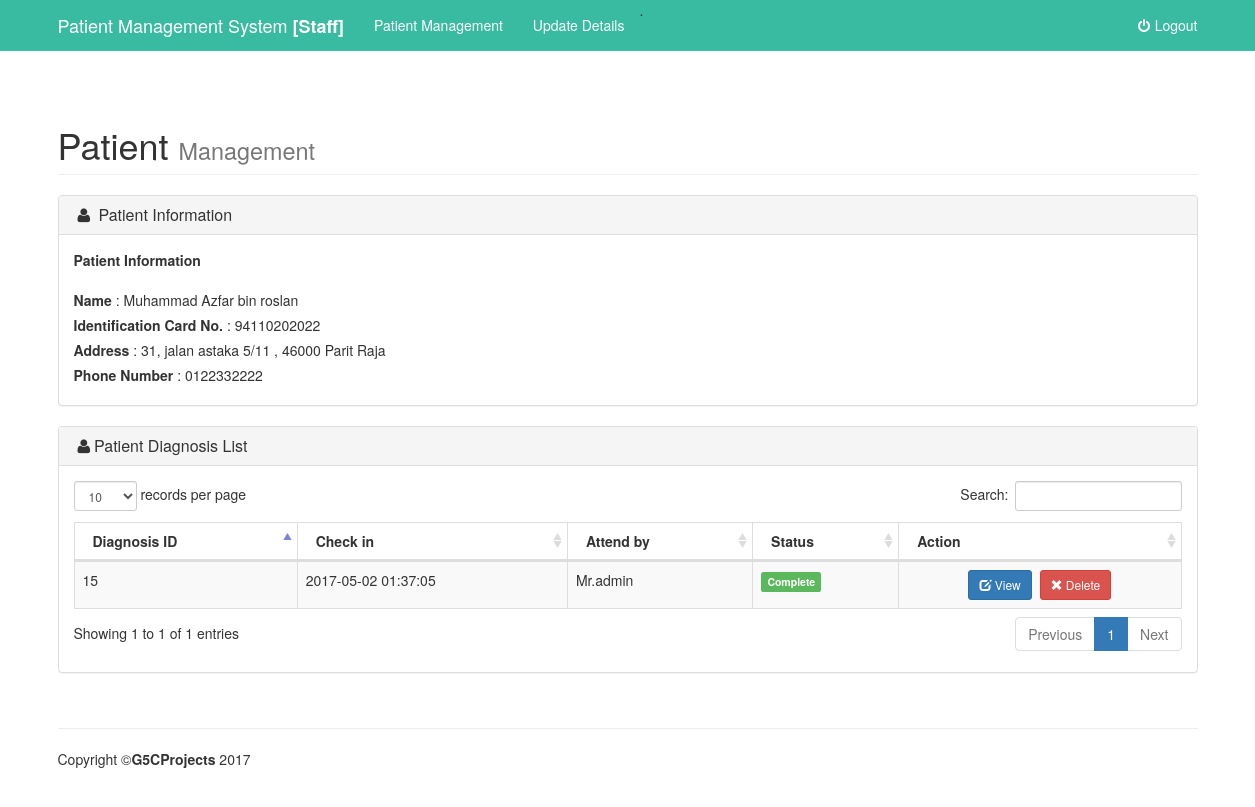
Screenshot of /staff/listdiagnosis.php?id=26 with the database file from the repository.
### tables this page shows
CREATE TABLE `patient` (
  `patientID` int(50) NOT NULL,
  `name` varchar(50) NOT NULL,
  `ic` varchar(15) NOT NULL,
  `address` varchar(50) NOT NULL,
  `phonenumber` varchar(13) NOT NULL
);

CREATE TABLE `diagnosis` (
  `diagnosisID` int(50) NOT NULL,
  `patientID` int(50) NOT NULL,
  `staffID` int(50) NOT NULL,
  `content` text NOT NULL,
  `medication` text NOT NULL,
  `checkin` timestamp NOT NULL DEFAULT CURRENT_TIMESTAMP ON UPDATE CURRENT_TIMESTAMP,
  `statusID` int(10) NOT NULL
);

CREATE TABLE `staffdetail` (
  `staffid` int(25) NOT NULL,
  `name` varchar(50) NOT NULL,
  `address` text NOT NULL,
  `notel` varchar(14) NOT NULL,
  `title` varchar(20) NOT NULL,
  `username` varchar(50) NOT NULL,
  `password` varchar(255) NOT NULL,
  `level` int(1) NOT NULL
);

CREATE TABLE `status` (
  `statusID` int(11) NOT NULL,
  `statusName` varchar(25) NOT NULL
);

### staff/listdiagnosis.php (the view, shortened to what this page needs)
 <?php
include '../include/db.php';
$transid = $_GET["id"];
if (isset($_GET["id"])) {
$sql2 = "SELECT DISTINCT d.diagnosisID as diagid, d.statusID as status,d.content,d.medication,d.checkin, s.name as drname, s.title as title,status.statusName as sname FROM diagnosis d join staffdetail s on d.staffID = s.staffid join status on d.statusID = status.statusID where d.patientID = '$transid'";
$result2 = mysqli_query($connect,$sql2);
$sql3 = "SELECT * FROM patient  where patientID = '$transid'";
$result = mysqli_query($connect,$sql3);
}?>
   <?php include "include/header.php"; ?>
    <div class="container">
       <div class="row">
                    <div class="col-lg-12">
                        <h1 class="page-header">
                            Patient <small>Management</small>
                        </h1>
                    </div>
                </div>
               <div class="row">
                    <div class="col-lg-12">
                        <div class="panel panel-default">
                            <div class="panel-heading">
                                <h3 class="panel-title"><i class="fa fa-user fa-fw"></i> <a  >Patient Information</a></h3>
                            </div>
                            <div class="panel-body">
                        <?php $total_rows = 1; while($row2 = mysqli_fetch_assoc($result)){  ?>
                        <Strong>Patient Information</Strong></br></br>
                                 <label>Name</label> :
                                   <?php echo $row2['name']; ?>
                                <label>Identification Card No.</label> :
                                          <?php echo $row2['ic']; ?>
                                <label>Address</label> :
                                         <?php echo $row2['address']; ?>
                                <label>Phone Number</label> :
                                           <?php echo $row2['phonenumber']; ?>
                        <?php } ?>
                    </div>
                        </div>
                    </div>
                </div>
               <div class="row">
                    <div class="col-lg-12">
                        <div class="panel panel-default">
                            <div class="panel-heading">
                                <h3 class="panel-title"><i class="fa fa-user fa-fw"></i>Patient Diagnosis List</h3>
                            </div>
                            <div class="panel-body">
                                <div class="dataTable_wrapper">
                                    <table class="table table-striped table-bordered table-hover" id="dataTables-example">
                                        <thead>
                                            <tr>
                                                <th>Diagnosis ID</th>
                                                <th>Check in</th>
                                                <th>Attend by</th>
                                                <th>Status</th>
                                                <th>Action</th>
                                             </tr>
                                        </thead>
                                        <tbody>
                                            <?php $total_rows = 1; while($row2 = mysqli_fetch_assoc($result2)){  ?>
                                              <tr>
                                                <td><?php echo $row2['diagid']; ?></td>
                                                <td><?php echo $row2['checkin']; ?></td>
                                                 <td><?php echo $row2['title']; ?><?php echo $row2['drname']; ?></td>
                                                  <td><?php switch($row2['status']){
                                                        case 3 : echo '<span class="label label-success">'; echo $row2['sname']; echo '</span>'; break;
                                                        }?></td>
                                                <td ><center><a  class = "btn btn-primary btn-sm"  href="view.php?id=<?=$row2['diagid'];?>" ><span class="glyphicon glyphicon-edit" ></span> View</a>&nbsp;
                                                    <a   id = "confirmation" class = "btn btn-danger btn-sm"  href="del.php?id=<?=$row2['diagid'];?>&t=rd" ><span class="glyphicon glyphicon-remove" aria-hidden="true"></span> Delete</a></center></td>
                                              </tr>
                                             <?php $total_rows++; }  ?>
                                        </tbody>
                                    </table>
                                </div>
                            </div>
                            </div>
                        </div>
                    </div>
                </div>
    <?php include "include/footer.php"; ?>

### staff/include/header.php (shortened to what this page needs)
<!DOCTYPE html>
<html lang="en">
<head>
    <link href="../css/bootstrap.min.css" rel="stylesheet">
    <link href="include/shop-homepage.css" rel="stylesheet">
    <link href="../css/stickyfooter.css" rel="stylesheet">
    <link href="../css/font-awesome/css/font-awesome.min.css" rel="stylesheet" type="text/css">
    <link rel="stylesheet" href="../css/sweetalert.css">
    <link href="../include/datatables-responsive/css/dataTables.responsive.css" rel="stylesheet">
    <link href="../include/datatables-plugins/integration/bootstrap/3/dataTables.bootstrap.css" rel="stylesheet">
</head>
<body>
    <nav class="navbar navbar-inverse navbar-fixed-top" role="navigation">
        <div class="container">
            <div class="navbar-header">
                <a class="navbar-brand" href="index.php">Patient Management System <strong>[Staff]</strong></a>
            </div>
            <div class="collapse navbar-collapse" id="bs-example-navbar-collapse-1">
                <ul class="nav navbar-nav ">
.                   <li> <a href="../staff/list.php">Patient Management</a></li>
                    <li> <a href="../staff/newu.php">Update Details</a></li>
                </ul>
                <ul class="nav navbar-nav navbar-right">
                   <li>
                    <a href="../logout.php"><i class="fa fa-fw fa-power-off">&nbsp;</i>Logout</a>
                    </li>
                </ul>
            </div>
        </div>
    </nav>

### staff/include/footer.php (shortened to what this page needs)
 <div class="container">
        <hr>
        <footer class="footer">
            <div class="row">
                <div class="col-lg-12">
                    <p>Copyright &copy;<strong>G5CProjects</strong> 2017</p>
                </div>
            </div>
        </footer>
    </div>
</body>
</html>

### staff/include/shop-homepage.css (style rules this page uses)
body { padding-top: 70px; }
footer { margin: 50px 0; }

### css/stickyfooter.css (style rules this page uses)
html { position: relative; min-height: 100%; }
body { margin-bottom: 60px; }
.footer { position: absolute; bottom: 0; width: 100%; height: 10px; background-color: #ffffff; }
body > .container { padding: 15px 15px 0; }

### rows the page displays
patient: name "Muhammad Azfar bin roslan", ic "94110202022", address "31, jalan astaka 5/11 , 46000 Parit Raja", phonenumber "0122332222"
diagnosis: diagnosisID "15", checkin "2017-05-02 01:37:05", staffID.title "Mr.", staffID.name "admin", statusID.statusName "Complete"
